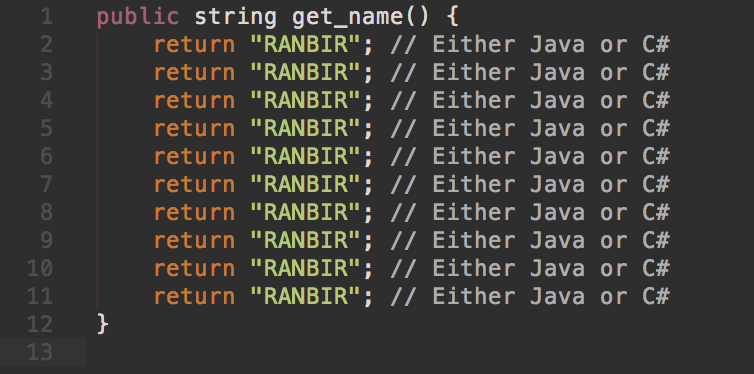
#> input picture Images/c#/image_096.png, 754 x 374 px
$ python Main.py --image '../../Images/c#/image_096.png'
#> lines starting #> are read from the running program, lines starting #| are printed output that depends on the picture; after the words box and inside, x2 and y2 are one past the last pixel; in counts of white or black regions, pixels touching at a corner belong together
### src/template_matching/DistortImage.py
# file: DistortImage.py
# team: compEYEler
# authors: Ranbir Aulakh, Joseph Bartelmo,
#           Ka Bo Cheung, Brandon Ha, Robbie Kubiniec
# description: return 3 distort images...

import cv2
import numpy as np
import math
import logging
import random

class DistortImage(object):

    def waveImage(image):
        distort_2_output = np.zeros(image.shape, dtype=image.dtype)

        for i in range(image.shape[0]):
            for j in range(image.shape[1]):
                offset_x = int(25.0 * math.sin(2 * 3.14 * i / 180))
                offset_y = 0
                if j + offset_x < image.shape[0]:
                    distort_2_output[i, j] = image[i, (j + offset_x) % image.shape[1]]
                else:
                    distort_2_output[i, j] = 0

        return distort_2_output

    def blurImage(image):
        blur = cv2.GaussianBlur(image, (5,5), 17)

        return blur

    def rainbowImage(image):
        rainbow = cv2.applyColorMap(image, cv2.COLORMAP_RAINBOW)

        # cv2.imshow("Distort 3 (COLORMAP_SUMMER)", cv2.applyColorMap(image, cv2.COLORMAP_RAINBOW))
        # cv2.imshow("Distort 3 (COLORMAP_JET)", cv2.applyColorMap(image, cv2.COLORMAP_JET))

        return rainbow

    def tiltImage(image):
        center = (image.shape[0] // 2, image.shape[1] // 2)
        angle = random.uniform(-360, 360)

        rotated_image = cv2.getRotationMatrix2D(center, angle, 1.0)
        rotated_image = cv2.warpAffine(image, rotated_image, (image.shape[0], image.shape[1]), flags=cv2.INTER_AREA,
                                         borderMode=cv2.BORDER_REPLICATE)

        return rotated_image

    def randTiltImage(image):
        image_list = []
        for i in range(0, 5):
            center = (image.shape[0] // 2, image.shape[1] // 2)
            angle = random.uniform(-360, 360)

            rotated_image = cv2.getRotationMatrix2D(center, angle, 1.0)
            rotated_image = cv2.warpAffine(image, rotated_image, (image.shape[0], image.shape[1]), flags=cv2.INTER_AREA,
                                         borderMode=cv2.BORDER_REPLICATE)
            image_list.append(rotated_image)

        return image_list

    def thresholdImage(image):
        blur_image = cv2.GaussianBlur(image, (5,5), 11)
        thres, binarized = cv2.threshold(blur_image, 245, 255, cv2.THRESH_BINARY | cv2.THRESH_OTSU)

        return binarized

    def upsideDown(image):
        center = (image.shape[1] // 2, image.shape[0] // 2)

        upside_down_image = cv2.getRotationMatrix2D(center, 180, 1.0)
        upside_down_image = cv2.warpAffine(image, upside_down_image, (image.shape[1], image.shape[0]), flags=cv2.INTER_AREA,
                                         borderMode=cv2.BORDER_REPLICATE)

        return upside_down_image

    def DistortImage(self, image, debug):
        distort_outputs = []
        image = cv2.imread(image)

        if debug:
            cv2.imshow("Original image", image)

        # convert to grayscale
        gray_image = cv2.cvtColor(image, cv2.COLOR_BGR2GRAY)
        gray_image = cv2.bitwise_not(gray_image)


        if debug:
            cv2.imshow("grayImage", gray_image)

        logging.info("Distorting the image...")

        distort1_Image = DistortImage.blurImage(image)
        distort_outputs.append(distort1_Image)
        if debug:
            cv2.imshow("Distort 1 (Blur)", distort1_Image)

        distort2_Image = DistortImage.waveImage(image)
        distort_outputs.append(distort2_Image)
        if debug:
            cv2.imshow("Distort 2 (Wave)", distort2_Image)

        distort3_Image = DistortImage.rainbowImage(image)
        distort_outputs.append(distort3_Image)
        if debug:
            cv2.imshow("Distort 3 (Rainbow)", distort3_Image)

        distort4_Image = DistortImage.randTiltImage(image)
        for i in range(len(distort4_Image)):
            distort_outputs.append(distort4_Image[i])
            if debug:
                cv2.imshow("Distort " + str( (i + 4) )  + " (Tilted)", distort4_Image[i])

        distort8_Image = DistortImage.tiltImage(distort1_Image)
        distort_outputs.append(distort8_Image)
        if debug:
            cv2.imshow("Distort 8 (Tilted + Blur)", distort8_Image)

        distort9_Image = DistortImage.thresholdImage(gray_image)
        distort_outputs.append(distort9_Image)
        if debug:
            cv2.imshow("Distort 9 (Threshold)", distort9_Image)

        distort10_Image = DistortImage.upsideDown(image)
        distort_outputs.append(distort10_Image)
        if debug:
            cv2.imshow("Distort 10 (Upside Down)", distort10_Image)

        if debug:
            cv2.waitKey(0)

        return distort_outputs

### src/template_matching/Main.py
# file: Main.py
# team: compEYEler
# authors: Ranbir Aulakh, Joseph Bartelmo,
#           Ka Bo Cheung, Brandon Ha, Robbie Kubiniec
#

import argparse
import logging
from UnskewImage import UnskewImage
from DistortImage import DistortImage

import itertools

def main():
    parser = argparse.ArgumentParser()
    parser.add_argument("-i", "--image",
                      help="Image Input Path",
                      required=True)
    parser.add_argument("-d", "--debug",
                        help="Enable Debug",
                        required=False, action="store_true")
    args = parser.parse_args()

    if args.debug:
        logging.basicConfig(format="%(asctime)s - %(levelname)s %(message)s", level=logging.DEBUG)
    else:
        logging.basicConfig(format="%(asctime)s - %(levelname)s %(message)s", level=logging.INFO)

    image = args.image
    debug = args.debug

    # unskew the image
    #unskewImage = UnskewImage()
    #unskewImage.unSkewTheImage(image, debug)

    # distort the image
    distortImage = DistortImage()
    distortImage.DistortImage(image, debug)
#> in DistortImage, image is the input picture: shape (374, 754, 3); mean B, G, R 55.1, 58.5, 59.4
#> in blurImage, `blur = cv2.GaussianBlur(image, (5,5), 17)`:
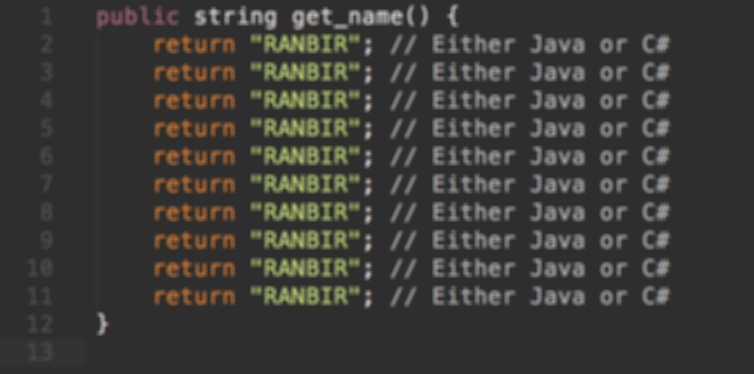
#> blur: shape (374, 754, 3); mean B, G, R 55.1, 58.5, 59.4
#> after the loop in waveImage, `for i in range(image.shape[0]):`:
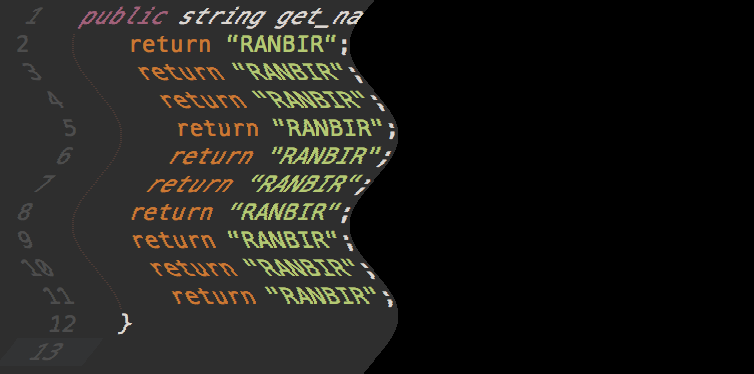
#> distort_2_output: shape (374, 754, 3); mean B, G, R 25.9, 29.4, 30.3
#> in rainbowImage, `rainbow = cv2.applyColorMap(image, cv2.COLORMAP_RAINBOW)`:
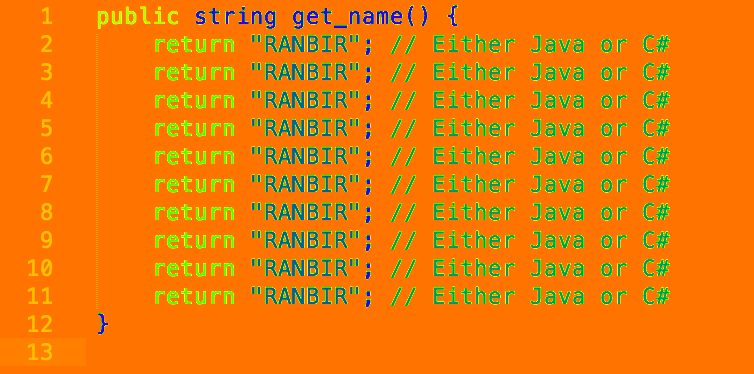
#> rainbow: shape (374, 754, 3); mean B, G, R 7.5, 123.9, 233.6
#> after the loop in randTiltImage, `for i in range(0, 5):`: image_list = 5 items
#> the loop in DistortImage, `for i in range(len(distort4_Image)):` made 5 passes
#> after the loop in DistortImage, `for i in range(len(distort4_Image)):`: distort_outputs = 8 items
#> in tiltImage, `rotated_image = cv2.getRotationMatrix2D(center, angle, 1.0)`: rotated_image = [[0.367, -0.93, 468.9], [0.93, 0.367, 64.58]]
#> in tiltImage, `rotated_image = cv2.warpAffine(image, rotated_image, (image.shape[0], ..`:
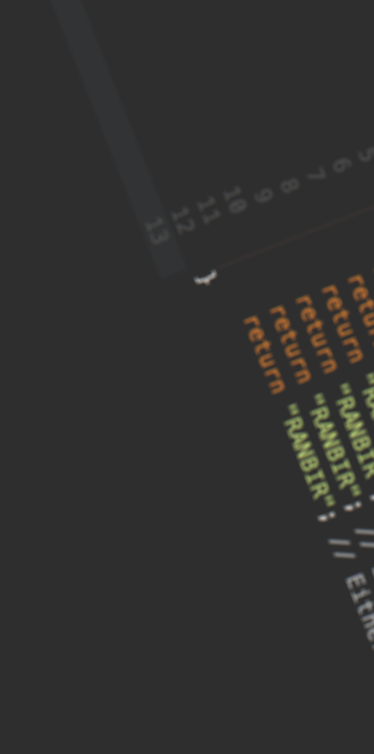
#> rotated_image: shape (754, 374, 3); mean B, G, R 47.3, 48.5, 48.9
#> in thresholdImage, `blur_image = cv2.GaussianBlur(image, (5,5), 11)`:
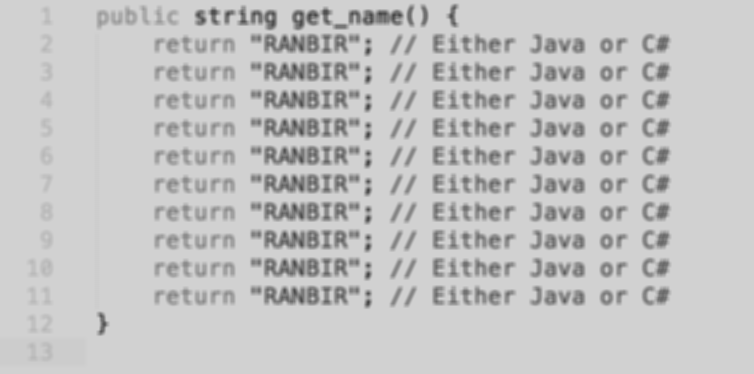
#> blur_image: shape (374, 754); min 68, max 209, mean 196.6
#> in thresholdImage, `thres, binarized = cv2.threshold(blur_image, 245, 255, cv2.THRESH_BINA..`:
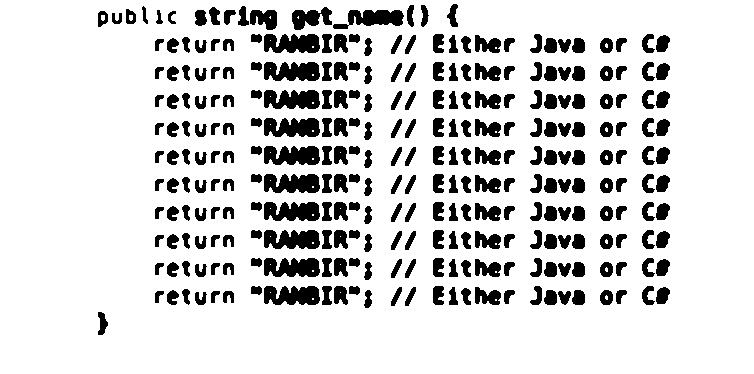
#> binarized: shape (374, 754); 84.1% white; 287 black regions, largest, box (x1, y1, x2, y2) and area: (264, 34, 320, 53) 854, (264, 62, 320, 81) 854, (264, 90, 320, 109) 854
#> in thresholdImage, `thres, binarized = cv2.threshold(blur_image, 245, 255, cv2.THRESH_BINA..`: thres = 175
#> in upsideDown, `upside_down_image = cv2.getRotationMatrix2D(center, 180, 1.0)`: upside_down_image = [[-1, 1.22e-16, 754], [-1.22e-16, -1, 374]]
#> in upsideDown, `upside_down_image = cv2.warpAffine(image, upside_down_image, (image.sh..`:
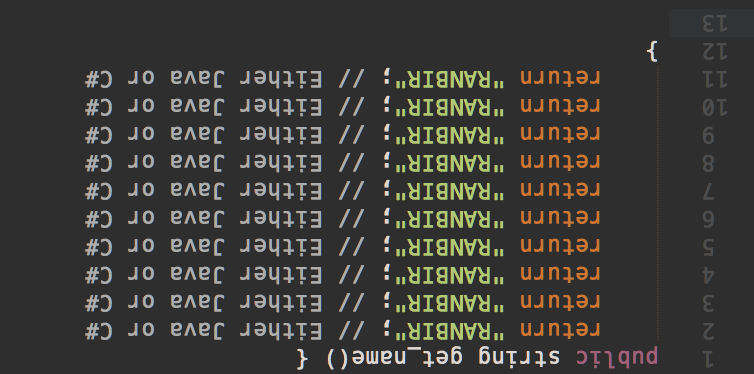
#> upside_down_image: shape (374, 754, 3); mean B, G, R 55.1, 58.5, 59.4


main()
